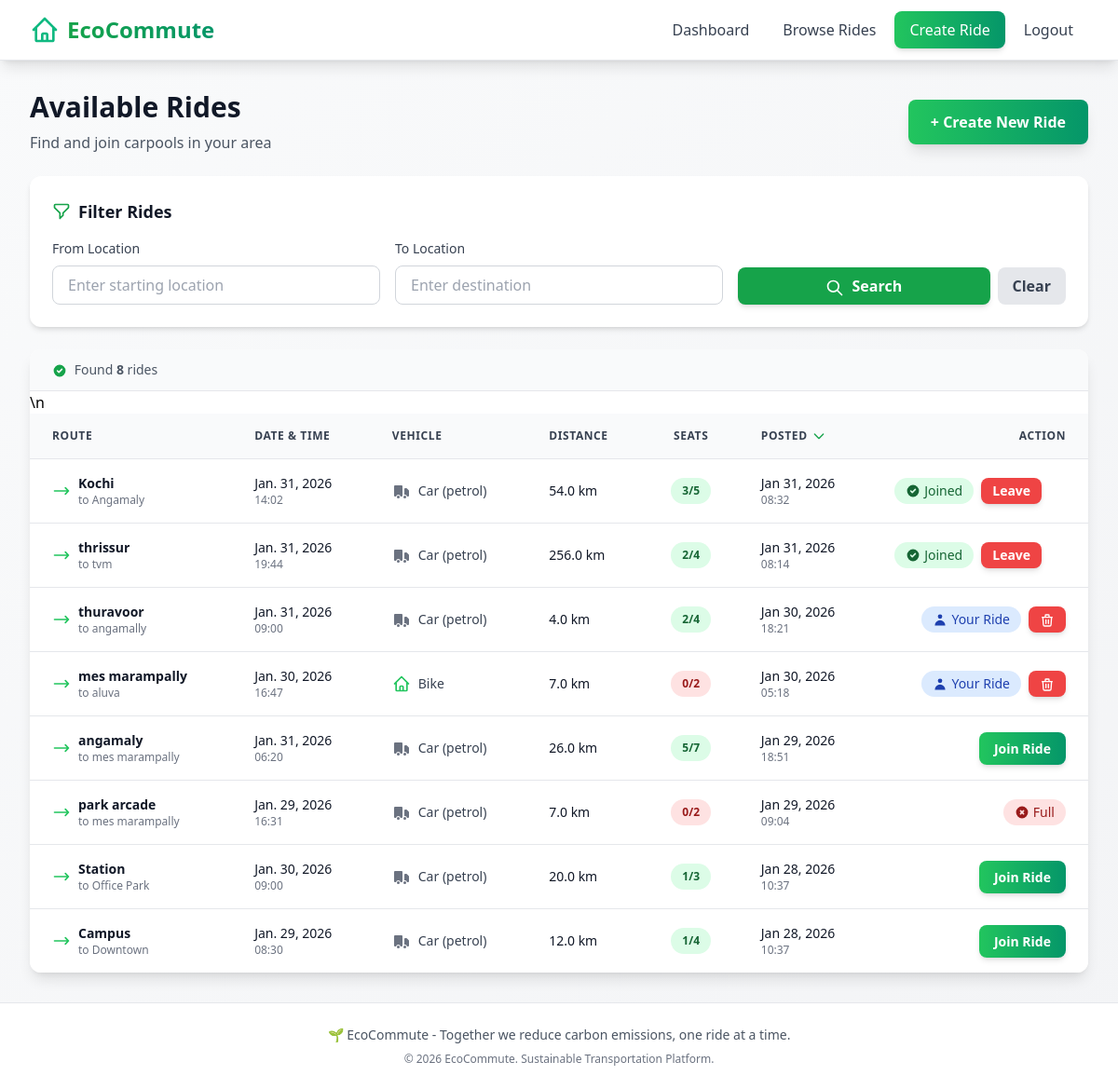
Screenshot of /rides/ (signed in) with the database file from the repository.
### rides/models.py (models this page shows, shortened)
class Ride(models.Model):
    VEHICLE_CHOICES = [
        ('car_petrol', 'Petrol Car'),
        ('bike', 'Bike'),
    ]
    STATUS_CHOICES = [
        ('created', 'Created'),
        ('started', 'Started'),
        ('completed', 'Completed'),
    ]
    from_location = models.CharField(max_length=120)
    to_location = models.CharField(max_length=120)
    ride_date = models.DateField()
    ride_time = models.TimeField()
    vehicle_type = models.CharField(max_length=20, choices=VEHICLE_CHOICES, default='car_petrol')
    vehicle_number = models.CharField(max_length=15, default='UNKNOWN', help_text='Vehicle registration number (e.g., KL07AB1234)')
    distance_km = models.FloatField()
    total_seats = models.IntegerField()
    seats_available = models.IntegerField()
    creator = models.ForeignKey(User, on_delete=models.CASCADE, related_name='rides_created')
    created_at = models.DateTimeField(auto_now_add=True)
    driver_started = models.BooleanField(default=False)
    passenger_started = models.BooleanField(default=False)
    driver_ended = models.BooleanField(default=False)
    passenger_ended = models.BooleanField(default=False)
    ride_status = models.CharField(
        max_length=20,
        choices=STATUS_CHOICES,
        default='created'
    )
    class Meta:
        ordering = ['ride_date', 'ride_time']

### rides/views.py (the view)
# urls.py: path('rides/', views.rides_list, name='rides_list'),
@login_required
def rides_list(request):
    rides = Ride.objects.all().order_by('-created_at', 'ride_date', 'ride_time')
    from_location = request.GET.get('from_location', '').strip()
    to_location = request.GET.get('to_location', '').strip()
    if from_location:
        rides = rides.filter(from_location__icontains=from_location)
    if to_location:
        rides = rides.filter(to_location__icontains=to_location)
    joined_ids = set(RidePassenger.objects.filter(user=request.user).values_list('ride_id', flat=True))
    context = {
        'rides': rides,
        'joined_ids': joined_ids,
        'from_location': from_location,
        'to_location': to_location,
    }
    return render(request, 'rides/rides.html', context)

### rides/templates/rides/rides.html (shortened to what this page needs)
{% extends "rides/base.html" %}
{% block content %}
<div class="flex flex-col sm:flex-row justify-between items-start sm:items-center mb-6 space-y-4 sm:space-y-0">
    <div>
        <h1 class="text-3xl font-bold text-gray-900 mb-2">Available Rides</h1>
        <p class="text-gray-600">Find and join carpools in your area</p>
    </div>
    <a href="{% url 'create_ride' %}"
       class="px-6 py-3 bg-gradient-to-r from-green-500 to-emerald-600 text-white rounded-lg font-semibold hover:from-green-600 hover:to-emerald-700 transition-all shadow-lg hover:shadow-xl transform hover:-translate-y-0.5">
        + Create New Ride
    </a>
</div>
<div class="bg-white rounded-xl shadow-md p-6 mb-6">
    <form method="GET" action="{% url 'rides_list' %}" class="space-y-4">
        <div class="flex items-center mb-4">
            <h3 class="text-lg font-semibold text-gray-900">Filter Rides</h3>
        </div>
        <div class="grid grid-cols-1 md:grid-cols-3 gap-4">
            <div>
                <label for="from_location" class="block text-sm font-medium text-gray-700 mb-2">
                    From Location
                </label>
                <input type="text"
                       id="from_location"
                       name="from_location"
                       value="{{ from_location }}"
                       placeholder="Enter starting location"
                       class="w-full px-4 py-2 border border-gray-300 rounded-lg focus:ring-2 focus:ring-green-500 focus:border-transparent transition">
            </div>
            <div>
                <label for="to_location" class="block text-sm font-medium text-gray-700 mb-2">
                    To Location
                </label>
                <input type="text"
                       id="to_location"
                       name="to_location"
                       value="{{ to_location }}"
                       placeholder="Enter destination"
                       class="w-full px-4 py-2 border border-gray-300 rounded-lg focus:ring-2 focus:ring-green-500 focus:border-transparent transition">
            </div>
            <div class="flex items-end space-x-2">
                <button type="submit"
                        class="flex-1 bg-green-600 text-white px-6 py-2 rounded-lg font-semibold hover:bg-green-700 transition-all shadow-md hover:shadow-lg">
                    <svg class="w-5 h-5 inline-block mr-1" fill="none" stroke="currentColor" viewBox="0 0 24 24">
                        <path stroke-linecap="round" stroke-linejoin="round" stroke-width="2" d="M21 21l-6-6m2-5a7 7 0 11-14 0 7 7 0 0114 0z"/>
                    </svg>
                    Search
                </button>
                <a href="{% url 'rides_list' %}"
                   class="px-4 py-2 bg-gray-200 text-gray-700 rounded-lg font-semibold hover:bg-gray-300 transition-all">
                    Clear
                </a>
            </div>
        </div>
    </form>
</div>
<div class="bg-white rounded-xl shadow-lg overflow-hidden">
    {% if rides %}
    <div class="px-6 py-3 bg-gray-50 border-b border-gray-200">
        <p class="text-sm text-gray-600">
            <svg class="w-4 h-4 inline-block mr-1 text-green-600" fill="currentColor" viewBox="0 0 20 20">
                <path fill-rule="evenodd" d="M10 18a8 8 0 100-16 8 8 0 000 16zm3.707-9.293a1 1 0 00-1.414-1.414L9 10.586 7.707 9.293a1 1 0 00-1.414 1.414l2 2a1 1 0 001.414 0l4-4z" clip-rule="evenodd"/>
            </svg>
            Found <strong>{{ rides|length }}</strong> ride{{ rides|length|pluralize }}
        </p>
    </div>
    <div class="overflow-x-auto">\n        <table class="min-w-full divide-y divide-gray-200">
            <thead class="bg-gray-50">
                <tr>
                    <th class="px-6 py-4 text-left text-xs font-semibold text-gray-700 uppercase tracking-wider">
                        Route
                    </th>
                    <th class="px-6 py-4 text-left text-xs font-semibold text-gray-700 uppercase tracking-wider">
                        Date & Time
                    </th>
                    <th class="px-6 py-4 text-left text-xs font-semibold text-gray-700 uppercase tracking-wider">
                        Vehicle
                    </th>
                    <th class="px-6 py-4 text-left text-xs font-semibold text-gray-700 uppercase tracking-wider">
                        Distance
                    </th>
                    <th class="px-6 py-4 text-center text-xs font-semibold text-gray-700 uppercase tracking-wider">
                        Seats
                    </th>
                    <th class="px-6 py-4 text-left text-xs font-semibold text-gray-700 uppercase tracking-wider">
                        <div class="flex items-center">
                            Posted
                            <svg class="w-4 h-4 ml-1 text-green-600" fill="none" stroke="currentColor" viewBox="0 0 24 24">
                                <path stroke-linecap="round" stroke-linejoin="round" stroke-width="2" d="M19 9l-7 7-7-7"/>
                            </svg>
                        </div>
                    </th>
                    <th class="px-6 py-4 text-right text-xs font-semibold text-gray-700 uppercase tracking-wider">
                        Action
                    </th>
                </tr>
            </thead>
            <tbody class="bg-white divide-y divide-gray-200">
                {% for ride in rides %}
                <tr class="hover:bg-gray-50 transition-colors">
                    <td class="px-6 py-4">
                        <div class="flex items-center space-x-2">
                            <svg class="w-5 h-5 text-green-500 flex-shrink-0" fill="none" stroke="currentColor" viewBox="0 0 24 24">
                                <path stroke-linecap="round" stroke-linejoin="round" stroke-width="2" d="M17 8l4 4m0 0l-4 4m4-4H3"/>
                            </svg>
                            <div>
                                <div class="text-sm font-semibold text-gray-900">{{ ride.from_location }}</div>
                                <div class="text-xs text-gray-500">to {{ ride.to_location }}</div>
                            </div>
                        </div>
                    </td>
                    <td class="px-6 py-4">
                        <div class="text-sm text-gray-900">{{ ride.ride_date }}</div>
                        <div class="text-xs text-gray-500">{{ ride.ride_time|time:"H:i" }}</div>
                    </td>
                    <td class="px-6 py-4">
                        <div class="flex items-center space-x-2">
                            {% if ride.vehicle_type == 'car_petrol' %}
                            <span class="text-sm text-gray-700">Car (petrol)</span>
                            {% else %}
                            <svg class="w-5 h-5 text-green-500" fill="none" stroke="currentColor" viewBox="0 0 24 24">
                                <path stroke-linecap="round" stroke-linejoin="round" stroke-width="2" d="M3 12l2-2m0 0l7-7 7 7M5 10v10a1 1 0 001 1h3m10-11l2 2m-2-2v10a1 1 0 01-1 1h-3m-6 0a1 1 0 001-1v-4a1 1 0 011-1h2a1 1 0 011 1v4a1 1 0 001 1m-6 0h6"/>
                            </svg>
                            <span class="text-sm text-gray-700">Bike</span>
                            {% endif %}
                        </div>
                    </td>
                    <td class="px-6 py-4 text-sm text-gray-900">{{ ride.distance_km }} km</td>
                    <td class="px-6 py-4 text-center">
                        <span class="px-3 py-1 inline-flex text-xs leading-5 font-semibold rounded-full {% if ride.seats_available > 0 %}bg-green-100 text-green-800{% else %}bg-red-100 text-red-800{% endif %}">
                            {{ ride.seats_available }}/{{ ride.total_seats }}
                        </span>
                    </td>
                    <td class="px-6 py-4">
                        <div class="text-sm text-gray-900">{{ ride.created_at|date:"M d, Y" }}</div>
                        <div class="text-xs text-gray-500">{{ ride.created_at|time:"H:i" }}</div>
                    </td>
                    <td class="px-6 py-4 text-right">
                        {% if ride.creator == user %}
                        <div class="flex items-center justify-end space-x-2">
                            <span class="inline-flex items-center px-3 py-1 rounded-full text-sm font-medium bg-blue-100 text-blue-800">
                                <svg class="w-4 h-4 mr-1" fill="currentColor" viewBox="0 0 20 20">
                                    <path fill-rule="evenodd" d="M10 9a3 3 0 100-6 3 3 0 000 6zm-7 9a7 7 0 1114 0H3z" clip-rule="evenodd"/>
                                </svg>
                                Your Ride
                            </span>
                            <form method="POST" action="{% url 'delete_ride' ride.id %}" class="inline" onsubmit="return confirm('Are you sure you want to delete this ride?');">
                                <button type="submit" class="px-3 py-1 bg-red-500 text-white rounded-lg text-sm font-semibold hover:bg-red-600 transition-all shadow-md hover:shadow-lg">
                                    <svg class="w-4 h-4 inline-block" fill="none" stroke="currentColor" viewBox="0 0 24 24">
                                        <path stroke-linecap="round" stroke-linejoin="round" stroke-width="2" d="M19 7l-.867 12.142A2 2 0 0116.138 21H7.862a2 2 0 01-1.995-1.858L5 7m5 4v6m4-6v6m1-10V4a1 1 0 00-1-1h-4a1 1 0 00-1 1v3M4 7h16" />
                                    </svg>
                                </button>
                            </form>
                        </div>
                        {% elif ride.id in joined_ids %}
                        <div class="flex items-center space-x-2">
                            <span class="inline-flex items-center px-3 py-1 rounded-full text-sm font-medium bg-green-100 text-green-800">
                                <svg class="w-4 h-4 mr-1" fill="currentColor" viewBox="0 0 20 20">
                                    <path fill-rule="evenodd" d="M10 18a8 8 0 100-16 8 8 0 000 16zm3.707-9.293a1 1 0 00-1.414-1.414L9 10.586 7.707 9.293a1 1 0 00-1.414 1.414l2 2a1 1 0 001.414 0l4-4z" clip-rule="evenodd"/>
                                </svg>
                                Joined
                            </span>
                            <form method="POST" action="{% url 'leave_ride' ride.id %}" class="inline">
                                <button type="submit"
                                        class="px-3 py-1 bg-red-500 text-white rounded-lg text-sm font-semibold hover:bg-red-600 transition-all shadow-md hover:shadow-lg">
                                    Leave
                                </button>
                            </form>
                        </div>
                        {% elif ride.seats_available <= 0 %}
                        <span class="inline-flex items-center px-3 py-1 rounded-full text-sm font-medium bg-red-100 text-red-800">
                            Full
                        </span>
                        {% else %}
                        <a href="{% url 'join_ride' ride.id %}"
                           class="px-4 py-2 bg-gradient-to-r from-green-500 to-emerald-600 text-white rounded-lg text-sm font-semibold hover:from-green-600 hover:to-emerald-700 transition-all shadow-md hover:shadow-lg">
                            Join Ride
                        </a>
                        {% endif %}
                    </td>
                </tr>
                {% endfor %}
            </tbody>
        </table>
    </div>
    {% endif %}
</div>
{% endblock %}

### rides/templates/rides/base.html (shortened to what this page needs)
{% load static %}
<!DOCTYPE html>
<html lang="en" class="h-full">
<head>
    <script src="https://cdn.tailwindcss.com"></script>
    <link rel="stylesheet" href="{% static 'css/style.css' %}">
</head>
<body class="h-full bg-gradient-to-br from-gray-50 to-gray-100">
    <nav class="bg-white shadow-lg border-b border-gray-200">
        <div class="max-w-7xl mx-auto px-4 sm:px-6 lg:px-8">
            <div class="flex justify-between h-16">
                <div class="flex items-center">
                    <a href="{% if user.is_authenticated %}{% url 'dashboard' %}{% else %}{% url 'login' %}{% endif %}" class="flex items-center space-x-2">
                        <svg class="w-8 h-8 text-primary" fill="none" stroke="currentColor" viewBox="0 0 24 24">
                            <path stroke-linecap="round" stroke-linejoin="round" stroke-width="2" d="M3 12l2-2m0 0l7-7 7 7M5 10v10a1 1 0 001 1h3m10-11l2 2m-2-2v10a1 1 0 01-1 1h-3m-6 0a1 1 0 001-1v-4a1 1 0 011-1h2a1 1 0 011 1v4a1 1 0 001 1m-6 0h6"/>
                        </svg>
                        <span class="text-2xl font-bold bg-gradient-to-r from-green-600 to-emerald-600 bg-clip-text text-transparent">EcoCommute</span>
                    </a>
                </div>
                {% if user.is_authenticated %}
                <div class="hidden md:flex items-center space-x-1">
                    <a href="{% url 'dashboard' %}" class="px-4 py-2 rounded-lg text-gray-700 hover:bg-gray-100 hover:text-primary transition-colors font-medium">Dashboard</a>
                    <a href="{% url 'rides_list' %}" class="px-4 py-2 rounded-lg text-gray-700 hover:bg-gray-100 hover:text-primary transition-colors font-medium">Browse Rides</a>
                    <a href="{% url 'create_ride' %}" class="px-4 py-2 rounded-lg bg-gradient-to-r from-green-500 to-emerald-600 text-white hover:from-green-600 hover:to-emerald-700 transition-all font-medium shadow-md">Create Ride</a>
                    <a href="{% url 'logout' %}" class="px-4 py-2 rounded-lg text-gray-700 hover:bg-gray-100 transition-colors font-medium">Logout</a>
                </div>
                {% endif %}
            </div>
        </div>
    </nav>
    <main class="max-w-7xl mx-auto px-4 sm:px-6 lg:px-8 py-8">
        {% block content %}{% endblock %}
    </main>
    <footer class="bg-white border-t border-gray-200 mt-auto">
        <div class="max-w-7xl mx-auto px-4 sm:px-6 lg:px-8 py-6">
            <div class="text-center text-gray-600">
                <p class="text-sm">🌱 EcoCommute - Together we reduce carbon emissions, one ride at a time.</p>
                <p class="text-xs mt-2 text-gray-500">© 2026 EcoCommute. Sustainable Transportation Platform.</p>
            </div>
        </div>
    </footer>
</body>
</html>

### rows the page displays
Ride: from_location "Kochi", to_location "Angamaly", ride_date "Jan. 31, 2026", ride_time "14:02", vehicle_type "car_petrol" (drawn), distance_km "54.0", seats_available "3", total_seats "5", created_at "Jan 31, 2026", created_at "08:32", shows "Joined"
Ride: from_location "thrissur", to_location "tvm", ride_date "Jan. 31, 2026", ride_time "19:44", vehicle_type "car_petrol" (drawn), distance_km "256.0", seats_available "2", total_seats "4", created_at "Jan 31, 2026", created_at "08:14", shows "Joined"
Ride: from_location "thuravoor", to_location "angamally", ride_date "Jan. 31, 2026", ride_time "09:00", vehicle_type "car_petrol" (drawn), distance_km "4.0", seats_available "2", total_seats "4", created_at "Jan 30, 2026", created_at "18:21", shows "Your Ride"
Ride: from_location "mes marampally", to_location "aluva", ride_date "Jan. 30, 2026", ride_time "16:47", vehicle_type "bike" (drawn), distance_km "7.0", seats_available "0", total_seats "2", created_at "Jan 30, 2026", created_at "05:18", shows "Your Ride"
Ride: from_location "angamaly", to_location "mes marampally", ride_date "Jan. 31, 2026", ride_time "06:20", vehicle_type "car_petrol" (drawn), distance_km "26.0", seats_available "5", total_seats "7", created_at "Jan 29, 2026", created_at "18:51", shows "Join Ride"
Ride: from_location "park arcade", to_location "mes marampally", ride_date "Jan. 29, 2026", ride_time "16:31", vehicle_type "car_petrol" (drawn), distance_km "7.0", seats_available "0", total_seats "2", created_at "Jan 29, 2026", created_at "09:04", shows "Full"
Ride: from_location "Station", to_location "Office Park", ride_date "Jan. 30, 2026", ride_time "09:00", vehicle_type "car_petrol" (drawn), distance_km "20.0", seats_available "1", total_seats "3", created_at "Jan 28, 2026", created_at "10:37", shows "Join Ride"
Ride: from_location "Campus", to_location "Downtown", ride_date "Jan. 29, 2026", ride_time "08:30", vehicle_type "car_petrol" (drawn), distance_km "12.0", seats_available "1", total_seats "4", created_at "Jan 28, 2026", created_at "10:37", shows "Join Ride"

### other values shown
{{ rides|length }} "8"
